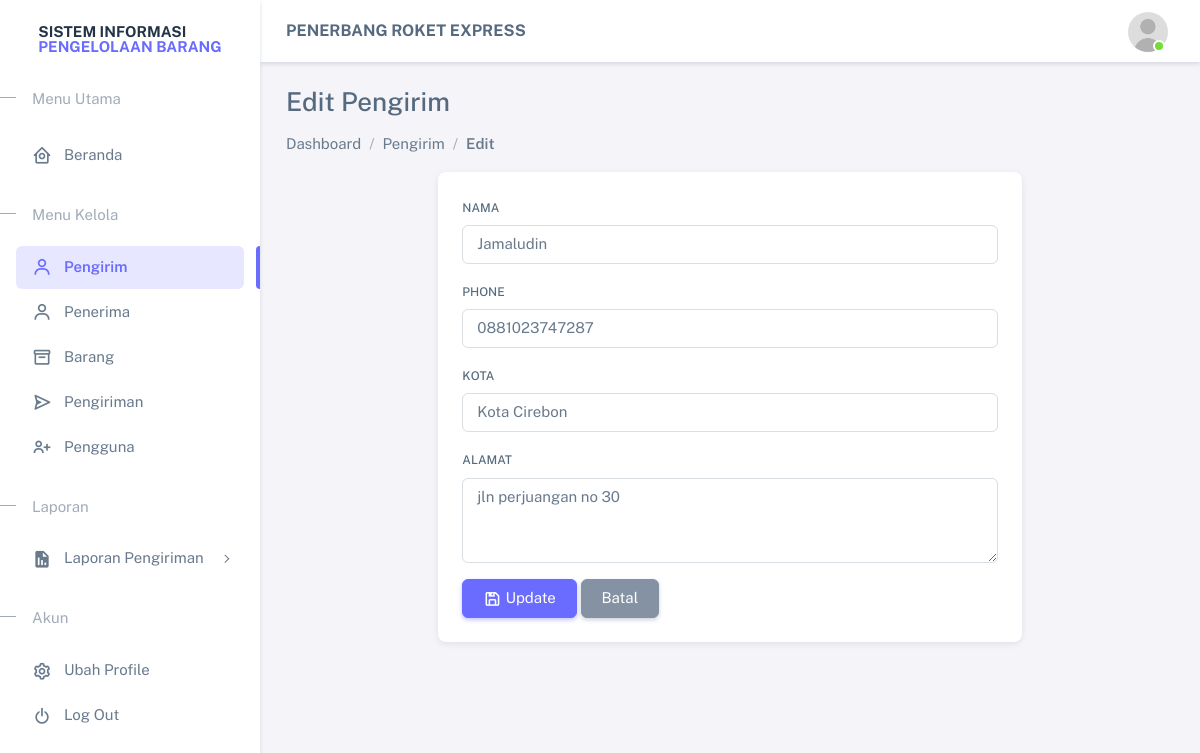
Page /pages/senders/edit.php?id=1 (signed in) on the committed database.
### tables this page shows
CREATE TABLE IF NOT EXISTS `senders` (
  `id` int NOT NULL AUTO_INCREMENT,
  `name` varchar(255) NOT NULL,
  `phone` varchar(255) NOT NULL,
  `address` varchar(255) NOT NULL,
  `city` varchar(255) NOT NULL,
  PRIMARY KEY (`id`)
);

### app/function/function.php (called while the page is built, shortened)
<?php
require_once __DIR__ . '/../connection.php';
function query($sql, $params = [])
{
    global $conn;
    if (empty($params)) {
        $result = mysqli_query($conn, $sql);
        $rows = [];
        while ($row = mysqli_fetch_object($result)) {
            $rows[] = $row;
        }
        return $rows;
    }
    $rows = [];
    return $rows;
}

### pages/senders/edit.php (the view, shortened to what this page needs)
<?php
require('./../../app/function/function.php');
$id = $_GET['id'] ?? null;
$sender = query("SELECT * FROM senders WHERE id = $id")[0] ?? null;
include('./../../views/layouts/main-header.php');
?>
<div class="d-flex align-items-center justify-content-center row">
    <div class="col-sm-8">
        <div class="card">
            <div class="card-body">
                <form method="POST" action="">
                    <div class="mb-3">
                        <label class="form-label">Nama</label>
                        <input type="text" name="name" value="<?= htmlspecialchars($sender->name) ?>"
                            class="form-control" required>
                    </div>
                    <div class="mb-3">
                        <label class="form-label">Phone</label>
                        <input type="number" name="phone" value="<?= htmlspecialchars($sender->phone) ?>"
                            class="form-control" required>
                    </div>
                    <div class="mb-3">
                        <label class="form-label">Kota</label>
                        <input type="text" name="city" value="<?= htmlspecialchars($sender->city) ?>"
                            class="form-control" required>
                    </div>
                    <div class="mb-3">
                        <label class="form-label">Alamat</label>
                        <textarea name="address" class="form-control" rows="3"
                            required><?= htmlspecialchars($sender->address) ?></textarea>
                    </div>
                    <button type="submit" name="submit" class="btn btn-primary">
                        <i class="bx bx-save"></i> Update
                    </button>
                    <a href="index.php" class="btn btn-secondary">Batal</a>
                </form>
            </div>
        </div>
    </div>
</div>
<?php include('./../../views/layouts/main-footer.php') ?>

### rows in the picture
senders: name "Jamaludin", phone "0881023747287", city "Kota Cirebon", address "jln perjuangan no 30"

### other values in the picture
$title "Edit Pengirim"
$item['label'] "Dashboard"
$item['label'] "Pengirim"
$item['label'] "Edit"
